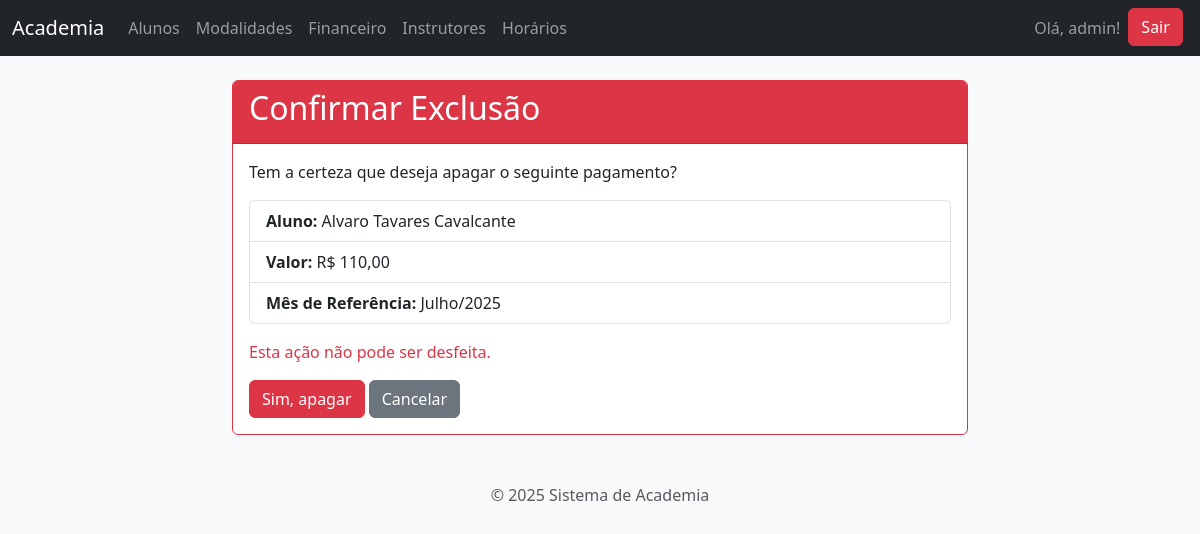
/gestao/pagamentos/1/apagar/ (signed in), run on the app's committed database.
### gestao_academia/models.py (models this page shows, shortened)
class Pagamento(models.Model):
    FORMAS_PAGAMENTO = [('PIX', 'PIX'), ('DIN', 'Dinheiro'), ('CC', 'Cartão de Crédito'), ('CD', 'Cartão de Débito'), ('TRA', 'Transferência Bancária')]
    aluno = models.ForeignKey(Aluno, on_delete=models.CASCADE, related_name="pagamentos")
    valor = models.DecimalField(max_digits=8, decimal_places=2)
    data_pagamento = models.DateField(default=timezone.now)
    mes_referencia = models.DateField()
    forma_pagamento = models.CharField(max_length=3, choices=FORMAS_PAGAMENTO)
    class Meta: ordering = ['-data_pagamento']

class Aluno(models.Model):
    nome_completo = models.CharField(max_length=255)
    cpf = models.CharField(max_length=14, unique=True, null=True, blank=True)
    data_nascimento = models.DateField()
    telefone = models.CharField(max_length=20, blank=True, null=True)
    email = models.EmailField(max_length=255, unique=True)
    responsavel = models.CharField(max_length=255, blank=True, null=True)
    cep = models.CharField(max_length=9, blank=True, null=True)
    rua = models.CharField(max_length=255, blank=True, null=True)
    numero = models.CharField(max_length=10, blank=True, null=True)
    complemento = models.CharField(max_length=100, blank=True, null=True)
    bairro = models.CharField(max_length=100, blank=True, null=True)
    cidade = models.CharField(max_length=100, blank=True, null=True)
    estado = models.CharField(max_length=2, blank=True, null=True)
    data_matricula = models.DateField(default=timezone.now)
    plano = models.ForeignKey(Plano, on_delete=models.SET_NULL, null=True, blank=True, related_name="alunos")
    foto = models.ImageField(upload_to='fotos_alunos/', blank=True, null=True)
    turmas = models.ManyToManyField(Turma, through='Matricula', related_name="alunos")

### gestao_academia/views.py (the view)
# urls.py: path('pagamentos/<int:pk>/apagar/', views.pagamento_apagar, name='pagamento_apagar'),
def pagamento_apagar(request, pk):
    pagamento = get_object_or_404(Pagamento, pk=pk)
    aluno_pk = pagamento.aluno.pk
    if request.method == 'POST':
        pagamento.delete()
        messages.success(request, 'Pagamento apagado com sucesso!')
        return redirect('aluno_detalhe', pk=aluno_pk)
    return render(request, 'gestao_academia/pagamento_confirm_delete.html', {'pagamento': pagamento})

### gestao_academia/templates/gestao_academia/pagamento_confirm_delete.html (shortened to what this page needs)
{% extends "base.html" %}
{% block content %}
<div class="row justify-content-center">
    <div class="col-md-8">
        <div class="card border-danger">
            <div class="card-header bg-danger text-white">
                <h2 class="card-title">Confirmar Exclusão</h2>
            </div>
            <div class="card-body">
                <p>Tem a certeza que deseja apagar o seguinte pagamento?</p>
                <ul class="list-group mb-3">
                    <li class="list-group-item"><strong>Aluno:</strong> {{ pagamento.aluno.nome_completo }}</li>
                    <li class="list-group-item"><strong>Valor:</strong> R$ {{ pagamento.valor|floatformat:2 }}</li>
                    <li class="list-group-item"><strong>Mês de Referência:</strong> {{ pagamento.mes_referencia|date:"F/Y" }}</li>
                </ul>
                <p class="text-danger">Esta ação não pode ser desfeita.</p>
                <form method="post">
                    <button type="submit" class="btn btn-danger">Sim, apagar</button>
                    <a href="{% url 'aluno_detalhe' pk=aluno.pk %}" class="btn btn-secondary">Cancelar</a>
                </form>
            </div>
        </div>
    </div>
</div>
{% endblock %}

### templates/base.html (shortened to what this page needs)
<!DOCTYPE html>
<html lang="pt-br">
<head>
    <link href="https://cdn.jsdelivr.net/npm/bootstrap@5.3.3/dist/css/bootstrap.min.css" rel="stylesheet">
</head>
<body class="bg-light">
 <nav class="navbar navbar-expand-lg navbar-dark bg-dark mb-4">
    <div class="container-fluid">
        <a class="navbar-brand" href="{% url 'dashboard' %}">Academia</a>
        <div class="collapse navbar-collapse" id="navbarNav">
            <ul class="navbar-nav me-auto mb-2 mb-lg-0">
                {% if user.is_authenticated %}
                    <li class="nav-item">
                        <a class="nav-link" href="{% url 'lista_alunos' %}">Alunos</a>
                    </li>
                    <li class="nav-item">
                        <a class="nav-link" href="{% url 'lista_modalidades' %}">Modalidades</a>
                    </li>
                    <li class="nav-item">
                        <a class="nav-link" href="{% url 'lista_pagamentos' %}">Financeiro</a>
                    </li>
                    <li class="nav-item">
                        <a class="nav-link" href="{% url 'lista_instrutores' %}">Instrutores</a>
                    </li>
                    <li class="nav-item">
                        <a class="nav-link" href="{% url 'grade_horarios' %}">Horários</a>
                    </li>
                {% endif %}
            </ul>
            <ul class="navbar-nav ms-auto">
                {% if user.is_authenticated %}
                    <li class="nav-item">
                        <span class="nav-link">Olá, {{ user.username }}!</span>
                    </li>
                    <li class="nav-item">
                        <form action="{% url 'logout' %}" method="post">
                            <button type="submit" class="btn btn-danger">Sair</button>
                        </form>
                    </li>-
                {% endif %}
            </ul>
        </div>
    </div>
</nav>
    <main class="container">
        {% block content %}{% endblock %}
    </main>
    <footer class="text-center text-muted mt-5">
        <p>&copy; {% now "Y" %} Sistema de Academia</p>
    </footer>
</body>
</html>

### data on the page
Pagamento: aluno.nome_completo "Alvaro Tavares Cavalcante", valor "110,00", mes_referencia "Julho/2025"

### other printed values
{{ user.username }} "admin"
